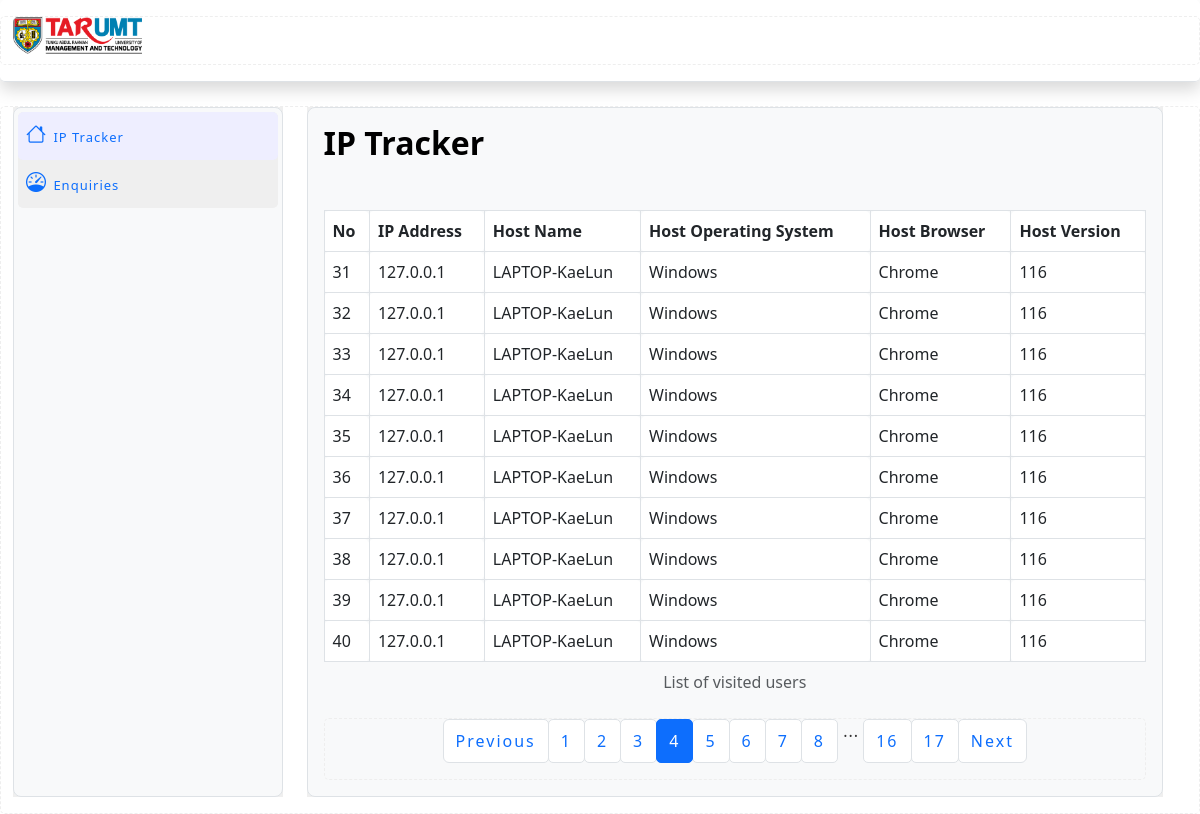
The page /admin/4 on the database its author committed.
### app.py (models this page shows, shortened)
class ipTracker(db.Model):
    __tablename__ = "ipTracker"
    id = db.Column(db.Integer, primary_key=True)
    userIPAddr = db.Column(db.String(128), nullable=False)
    userDeviceName = db.Column(db.String(128), nullable=False)
    userBrowserType = db.Column(db.String(128), nullable=False)
    userPlatform = db.Column(db.String(128), nullable=False)
    userBrowserVersion = db.Column(db.String(128), nullable=False)

### app.py (the view)
@app.route('/admin/<int:page_num>', methods=['GET', 'POST'])
def admin(page_num):
    userIP = ipTracker.query.paginate(per_page = 10, page = page_num, error_out = True)
    return render_template('admin.html', userIP = userIP)

### templates/admin.html (shortened to what this page needs)
<!DOCTYPE html>
<html lang="en">
  <head>
    <link
      rel="stylesheet"
      href="https://cdnjs.cloudflare.com/ajax/libs/font-awesome/4.7.0/css/font-awesome.min.css"
    />
    <link
      href="{{ url_for('static', filename='assets/vendor/aos/aos.css')}}"
      rel="stylesheet"
    />
    <link
      href="{{ url_for('static', filename='assets/vendor/bootstrap/css/bootstrap.min.css')}}"
      rel="stylesheet"
    />
    <link
      href="{{ url_for('static', filename='assets/vendor/bootstrap-icons/bootstrap-icons.css')}}"
      rel="stylesheet"
    />
    <link
      href="{{ url_for('static', filename='assets/vendor/glightbox/css/glightbox.min.css')}}"
      rel="stylesheet"
    />
    <link
      href="{{ url_for('static', filename='assets/vendor/swiper/swiper-bundle.min.css')}}"
      rel="stylesheet"
    />
    <link
      href="{{ url_for('static', filename='assets/css/style.css')}}"
      rel="stylesheet"
    />
  </head>
  <body>
    <header class="py-3 mb-4 border-bottom shadow">
      <div class="container-fluid align-items-center d-flex">
        <div class="flex-shrink-1">
          <a
            href="#"
            class="d-flex align-items-center col-lg-4 mb-2 mb-lg-0 link-dark text-decoration-none"
          >
             <img src="../static/assets/img/tarumt-logo1.png" class="img-fluid"/>
          </a>
        </div>
      </div>
    </header>
    <div
      class="container-fluid pb-3 flex-grow-1 d-flex flex-column flex-sm-row overflow-auto"
    >
      <div class="row flex-grow-sm-1 flex-grow-0 w-100">
        <aside
          class="col-sm-3 flex-grow-sm-1 flex-shrink-1 flex-grow-0 sticky-top pb-sm-0 pb-3"
        >
          <div class="bg-light border rounded-3 p-1 h-100 sticky-top">
            <ul
              class="nav nav-pills flex-sm-column flex-row mb-auto justify-content-between text-truncate"
            >
              <li class="nav-item">
                <a href="{{ url_for('admin', page_num = 1)}}" class="nav-link px-2 text-truncate">
                  <i class="bi bi-house fs-5"></i>
                  <span class="d-none d-sm-inline">IP Tracker</span>
                </a>
              </li>
              <li>
                <a href="{{ url_for('adminEnquiry', page_num = 1)}}" class="nav-link px-2 text-truncate">
                  <i class="bi bi-speedometer fs-5"></i>
                  <span class="d-none d-sm-inline">Enquiries</span>
                </a>
              </li>
            </ul>
          </div>
        </aside>
        <main class="col overflow-auto h-100">
          <div class="bg-light border rounded-3 p-3">
            <h2>IP Tracker</h2>
            <table class="table table-hover table-bordered table-responsive mt-5">
              <caption class="text-center">List of visited users</caption>
              <thead>
                <th>No</th>
                <th>IP Address</th>
                <th>Host Name</th>
                <th>Host Operating System</th>
                <th>Host Browser</th>
                <th>Host Version</th>
              </thead>
              <tbody>
                {% for ip in userIP.items %}
                <tr>
                  <td>{{ip.id}}</td>
                  <td>{{ip.userIPAddr}}</td>
                  <td>{{ip.userDeviceName}}</td>
                  <td>{{ip.userPlatform}}</td>
                  <td>{{ip.userBrowserType}}</td>
                  <td>{{ip.userBrowserVersion}}</td>
                </tr>
                {% endfor %}
              </tbody>
            </table>
            <div class="container mt-2">
              <nav aria-label="Page navigation example">
                <ul class="pagination justify-content-center ">
                  <li class="page-item {%if not userIP.has_prev %} disabled {% endif %}"><a href="{{url_for('admin', page_num=userIP.page -1)}}" class="page-link">Previous</a></li>
              {% for page in userIP.iter_pages() %}
                {% if page %}
                  <li class="page-item {%if page == userIP.page %} active {% endif %}"><a href="{{ url_for('admin', page_num=page) }}" class="page-link">{{ page }}</a></li>
                {% else %}
                  &nbsp;...&nbsp;
                {% endif %}
              {% endfor %}
              <li class="page-item {%if not userIP.has_next %} disabled {% endif %}"><a href="{{url_for('admin', page_num=userIP.page +1)}}" class="page-link">Next</a></li>
              </ul>
              </nav>
              </div>
          </div>
        </main>
      </div>
    </div>
  </body>
</html>

### static/assets/css/style.css (style rules this page uses)
body { background-color: #fff; color: #333; }
h1, h2, h3, h4, h5, h6 { margin: 0; }
h2 { color: #000; font-weight: 600; }
a { letter-spacing: 2px; text-decoration: none; color: #EBA200; }
ul { letter-spacing: 1px; }
li { color: #626262; font-size: 13px; font-weight: 400; letter-spacing: 2px; line-height: 30px; text-transform: capitalize; }
span { letter-spacing: 1px; }

### templates/admin.html (style rules this page uses)
* { border-radius: 5px; }
main { min-height: 80vh; }
[class*="container"] { border: 1px dashed #eee; background-clip: content-box; }
.row [class*="col"] { background-color: #efefef; background-clip: content-box; }
.nav-item { background-color: #eeeeff; background-clip: content-box; }

### rows shown on the page
ipTracker: id "31", userIPAddr "127.0.0.1", userDeviceName "LAPTOP-KaeLun", userPlatform "Windows", userBrowserType "Chrome", userBrowserVersion "116"
ipTracker: id "32", userIPAddr "127.0.0.1", userDeviceName "LAPTOP-KaeLun", userPlatform "Windows", userBrowserType "Chrome", userBrowserVersion "116"
ipTracker: id "33", userIPAddr "127.0.0.1", userDeviceName "LAPTOP-KaeLun", userPlatform "Windows", userBrowserType "Chrome", userBrowserVersion "116"
ipTracker: id "34", userIPAddr "127.0.0.1", userDeviceName "LAPTOP-KaeLun", userPlatform "Windows", userBrowserType "Chrome", userBrowserVersion "116"
ipTracker: id "35", userIPAddr "127.0.0.1", userDeviceName "LAPTOP-KaeLun", userPlatform "Windows", userBrowserType "Chrome", userBrowserVersion "116"
ipTracker: id "36", userIPAddr "127.0.0.1", userDeviceName "LAPTOP-KaeLun", userPlatform "Windows", userBrowserType "Chrome", userBrowserVersion "116"
ipTracker: id "37", userIPAddr "127.0.0.1", userDeviceName "LAPTOP-KaeLun", userPlatform "Windows", userBrowserType "Chrome", userBrowserVersion "116"
ipTracker: id "38", userIPAddr "127.0.0.1", userDeviceName "LAPTOP-KaeLun", userPlatform "Windows", userBrowserType "Chrome", userBrowserVersion "116"
ipTracker: id "39", userIPAddr "127.0.0.1", userDeviceName "LAPTOP-KaeLun", userPlatform "Windows", userBrowserType "Chrome", userBrowserVersion "116"
ipTracker: id "40", userIPAddr "127.0.0.1", userDeviceName "LAPTOP-KaeLun", userPlatform "Windows", userBrowserType "Chrome", userBrowserVersion "116"

### other values the page prints
{{ page }} "1" "2" "3" "4" "5" "6" "7" "8" "16" "17"
